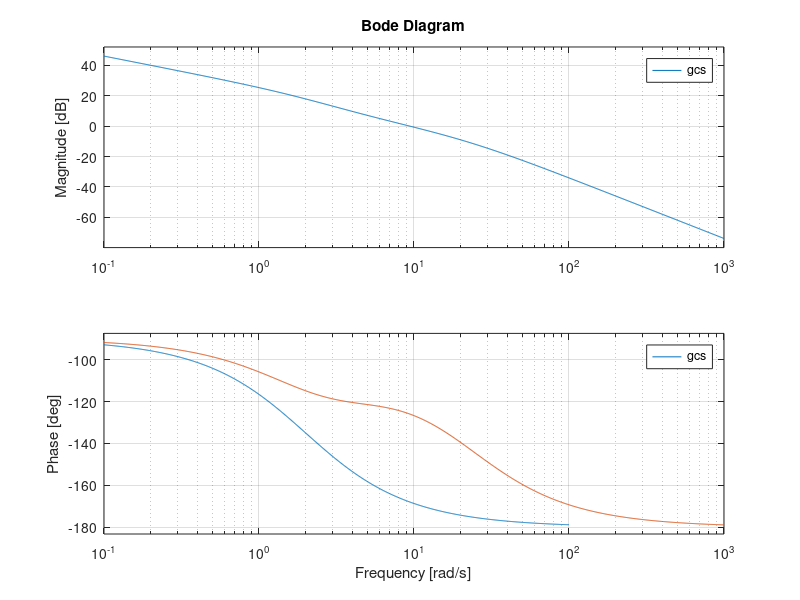

Write MATLAB code to recreate this figure.
clc
clear all

K = 40
phase_margin_req = 50
tol = 10

n = [K]
d = [1 2 0]

g = tf(n, d)
omega = logspace(-1, 2, 1000);
[mag, phase] = bode(g, omega)
mag = 20 * log10(mag)

[gm, pm, pcf, gcf] = margin(g)

extra_phase_angle = phase_margin_req - pm + tol
alpha = (1 - sind(extra_phase_angle))/(1 + sind(extra_phase_angle))

magnitude = -20 * log10(1/sqrt(alpha))

i = 1
while magnitude <= mag(i)
    i = i+1
end

w_gc_new = omega(i)
T = 1 / (sqrt(alpha) * w_gc_new)
ncs = K * [T 1]
dc = [alpha*T 1]
dcs = conv(d, dc)

gcs = tf(ncs, dcs)
bode(g)
hold
bode(gcs)